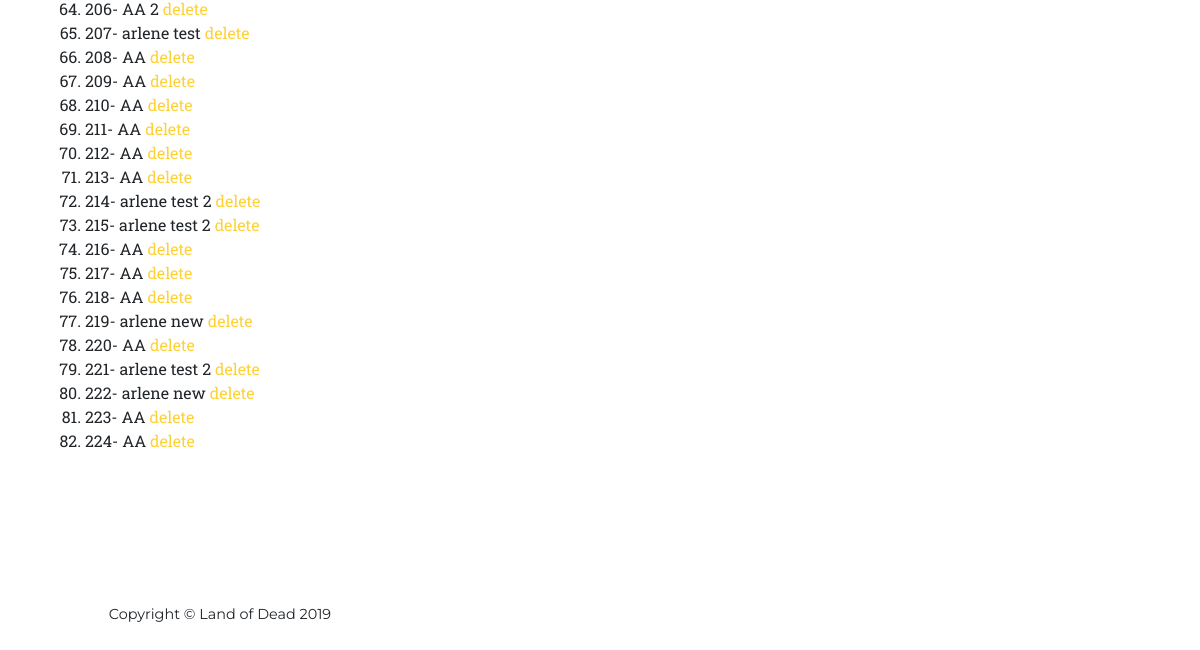
The app's page /game_menu (lower part), older data.
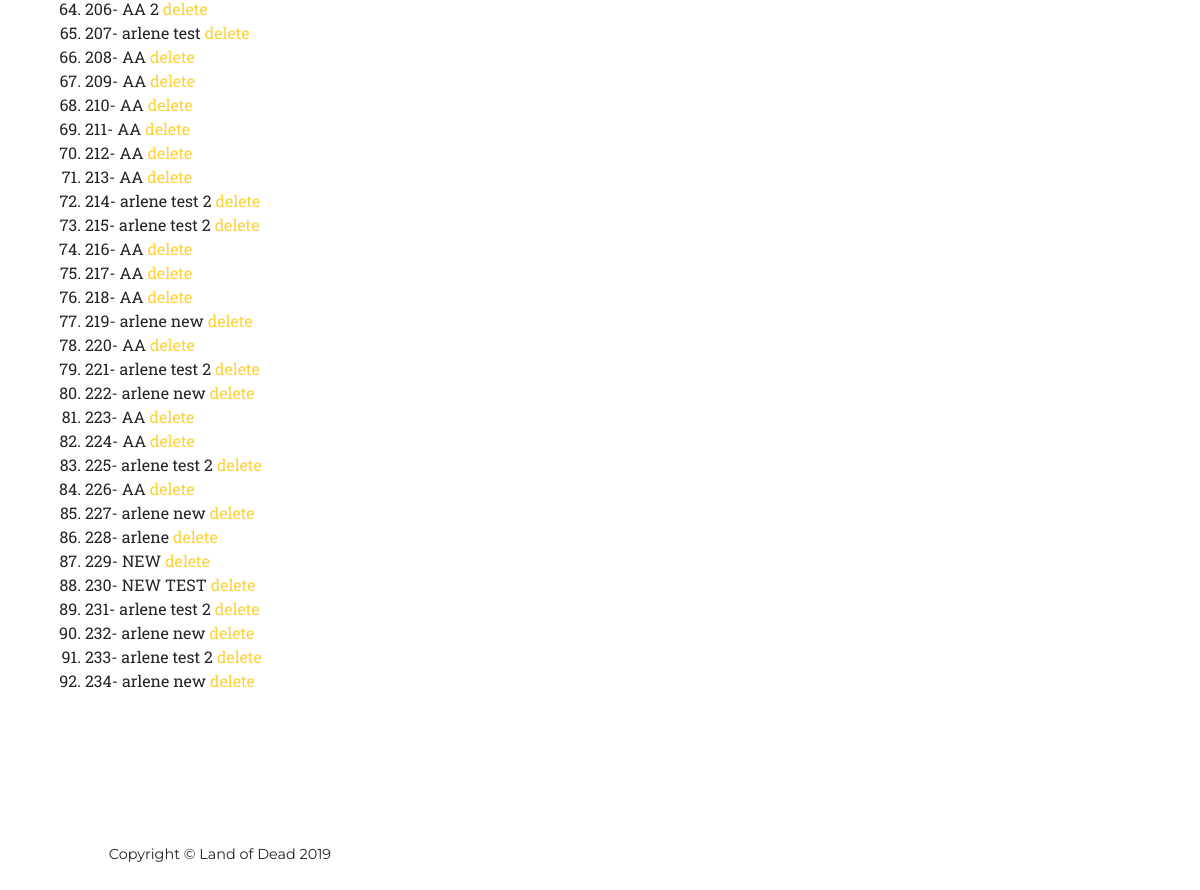
The same page, newer data.
### game/models.py (models this page shows, shortened)
class Player(models.Model):
    name = models.CharField(max_length=100)
    nickname = models.CharField(max_length=100)
    role = models.CharField(max_length=100, default="detective")
    informant = models.BooleanField(default=False)
    partner = models.ForeignKey("self", blank=True, null=True, on_delete=models.CASCADE)
    active_screen = models.CharField(max_length=100)
    alive = models.BooleanField(default=True)
    moderator = models.BooleanField(default=False)
    has_been_informant = models.BooleanField(default=False)

### game/views.py (the view)
# urls.py: path('game_menu', views.game_menu, name='game_menu'),
def game_menu(request):
    players = Player.objects.all()
    game_is_started = False
    if len(players) > 0 and players[0].role != "":
        game_is_started = True
    return render(request, 'game_menu.html', {'players': players, 'game_is_started': game_is_started})

### game/templates/game_menu.html (shortened to what this page needs)
{% extends "base.html" %}
{% load static %}
{% block body %}
  <section class="page-section" id="services">
    <div class="container">
      <div class="row">
        <div class="col-lg-12">
          <ol>
            {% for player in players %}
              <li>{{ player.id }}- {{ player.name }} <a href="/delete?pid={{ player.id }}">delete</a></li>
            {% endfor %}
          </ol>
        </div>
      </div>
    </div>
  </section>
{% endblock %}

Row changes from the older to the newer data that the page shows:
added Player: id "225", name "arlene test 2"
added Player: id "226", name "AA"
added Player: id "227", name "arlene new"
added Player: id "228", name "arlene"
added Player: id "229", name "NEW"
added Player: id "230", name "NEW TEST"
added Player: id "231", name "arlene test 2"
added Player: id "232", name "arlene new"
added Player: id "233", name "arlene test 2"
added Player: id "234", name "arlene new"
